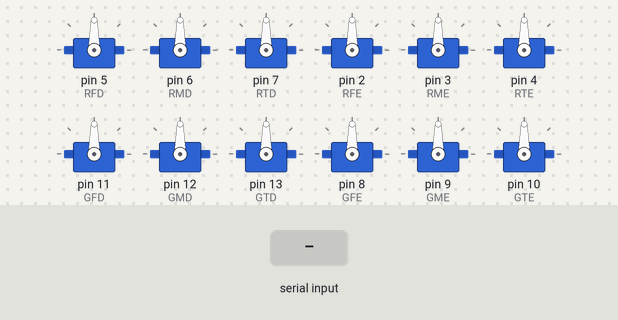
This sketch was run on a simulated Arduino Uno, built with avr-gcc and run on an emulated ATmega328P. Shown: 12 × servo. The inputs (shaded band) are chosen by the test bench. What the sketch prints to the serial monitor is not drawn.

Above: at 1.2 s.
1.3 s: "f" received over the second serial link
At 2.3 s:
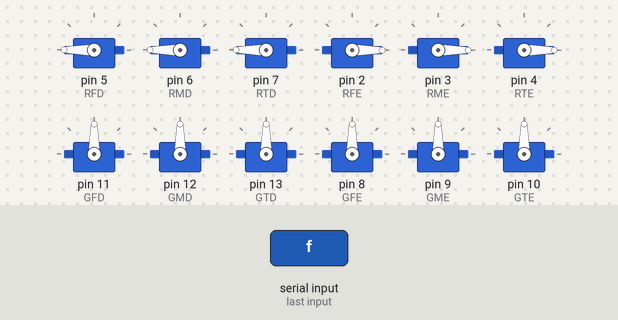
2.8 s: "r" received over the second serial link
At 3.5 s:
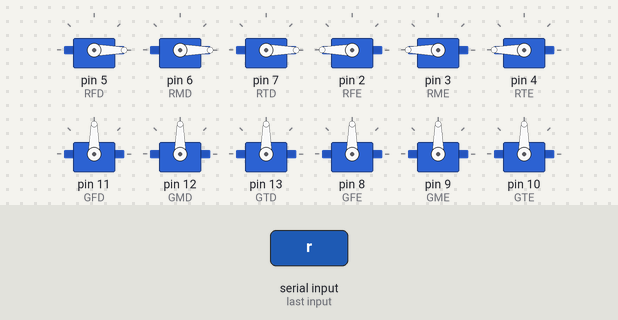
4.3 s: "e" received over the second serial link
At 4.6 s:
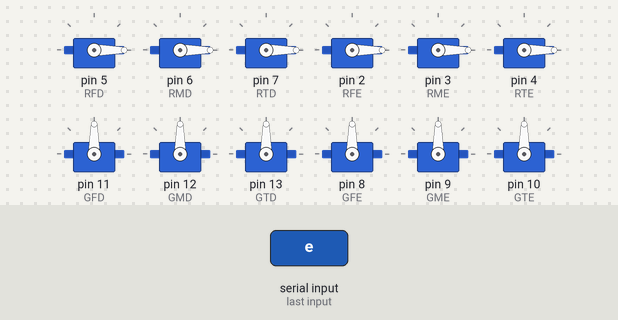
5.8 s: "d" received over the second serial link
At 7.0 s:
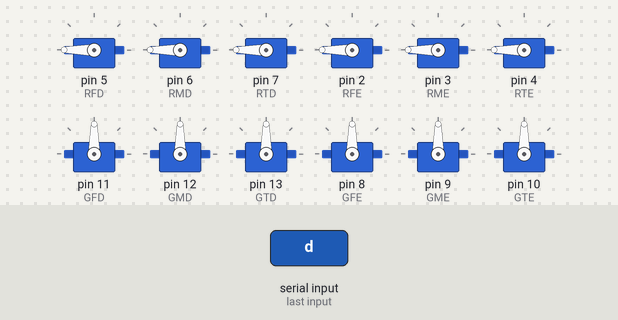
Timing chart, 0 to 8.3 s (numbered marks = the images above; inputs shaded):
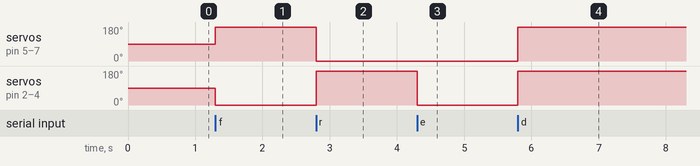

Measured:
- after the input at 1.3 s, servo on pin 5 (RFD), servo on pin 6 (RMD), servo on pin 7 (RTD): 90° → 180° at once; servo on pin 2 (RFE), servo on pin 3 (RME), servo on pin 4 (RTE): 90° → 0° at once
- after the input at 2.8 s, servo on pin 5 (RFD), servo on pin 6 (RMD), servo on pin 7 (RTD): 180° → 0° at once; servo on pin 2 (RFE), servo on pin 3 (RME), servo on pin 4 (RTE): 0° → 180° at once
- after the input at 4.3 s, servo on pin 2 (RFE), servo on pin 3 (RME), servo on pin 4 (RTE): 180° → 0° at once
- after the input at 5.8 s, servo on pin 5 (RFD), servo on pin 6 (RMD), servo on pin 7 (RTD), servo on pin 2 (RFE), servo on pin 3 (RME), servo on pin 4 (RTE): 0° → 180° at once

The sketch:

stair_climbing_wheelchair.ino
```cpp
#include <Servo.h>
#include <SoftwareSerial.h>
//definicao bluetooth
#define RX 0
#define TX 1
//definicao das portas utilizadas
#define RFE 2 //roda frontal esquerda porta 0
#define RME 3 //roda meio esquerda porta 1
#define RTE 4 //roda traseira esquerda porta 2
#define RFD 5 //roda frontal direita porta 3
#define RMD 6 //roda meio direita porta 4
#define RTD 7 //roda traseira direita porta 5
#define GFE 8 //giro frontal esquerda porta 6
#define GME 9 //giro meio esquerda porta 7
#define GTE 10 //giro traseira esquerda porta 8
#define GFD 11 //giro frontal direita porta 9
#define GMD 12 //giro meio direita porta 10
#define GTD 13 //giro traseira direita porta 11
SoftwareSerial bluetooth(RX, TX); // RX, TX
//servos
Servo ServoRFD;
Servo ServoRMD;
Servo ServoRTD;
Servo ServoRFE;
Servo ServoRME;
Servo ServoRTE;
Servo ServoGFD;
Servo ServoGMD;
Servo ServoGTD;
Servo ServoGFE;
Servo ServoGME;
Servo ServoGTE;
int hor = 0; //sentido horario
int anti = 180;
int pare = 90;
int leitura = 0;
char posicao = 'n';
void setup ()
{
  ServoRFD.attach(RFD);
ServoRMD.attach(RMD);
ServoRTD.attach(RTD);
ServoRFE.attach(RFE);
ServoRME.attach(RME);
ServoRTE.attach(RTE);
ServoGFD.attach(GFD);
ServoGMD.attach(GMD);
ServoGTD.attach(GTD);
ServoGFE.attach(GFE);
ServoGME.attach(GME);
ServoGTE.attach(GTE);
Serial.begin(9600); // Inicializa a serial nativa do Arduino
bluetooth.begin(9600); // Inicializa a serial via software (Onde está conectado o nosso módulo bluetooth)
alinhado();
parado();
}
void verificaBluetooth() { // Verifica se existe algum dado a ser lido da serial
if (bluetooth.available()) { // verifica se existem bytes a serem lidos da porta serial virtual
char dados = bluetooth.read(); // Lê 1 byte da porta serial
Serial.print(dados); // Mostra esse dado lido na porta serial
if (dados == 'p') { // Se o byte lido for igual a p
parado();
}
else if (dados == 'f'){
// Se o byte lido for igual a f
andar();
//delay faz o prototipo andar por por um meio segundo
delay(500);
}
else if (dados == 'r'){
// Se o byte lido for igual a r
re();
//delay faz o prototipo andar por por um meio segundo
delay(500);
}
else if (dados == 'e'){
// Se o byte lido for igual a e
esquerda();
//delay faz o prototipo andar por por um meio segundo
delay(200);
}
else if (dados == 'd'){
// Se o byte lido for igual a d
direita();
//delay faz o prototipo andar por por um meio segundo
delay(200);
}
else if (dados == 'a'){
// Se o byte lido for igual a a
alinhado();
}
}
}
void loop()
{
verificaBluetooth();
}
void re()
{
if(posicao == 'n'){
ServoRFD.write(hor);
ServoRMD.write(hor);
ServoRTD.write(hor);
ServoRFE.write(anti);
ServoRME.write(anti);
ServoRTE.write(anti);
}
else if(posicao == 'e' || posicao == 'd'){
ServoRFD.write(anti);
ServoRMD.write(anti);
ServoRTD.write(anti);
ServoRFE.write(anti);
ServoRME.write(anti);
ServoRTE.write(anti);
}
}
void parado() {
ServoRFD.write(pare);
ServoRMD.write(pare);
ServoRTD.write(pare);
ServoRFE.write(pare);
ServoRME.write(pare);
ServoRTE.write(pare);
}
void andar()
{
if(posicao == 'n'){
ServoRFD.write(anti);
ServoRMD.write(anti);
ServoRTD.write(anti);
ServoRFE.write(hor);
ServoRME.write(hor);
ServoRTE.write(hor);
}
else if(posicao == 'e' || posicao == 'd'){
ServoRFD.write(hor);
ServoRMD.write(hor);
ServoRTD.write(hor);
ServoRFE.write(hor);
ServoRME.write(hor);
ServoRTE.write(hor);
}
}
void alinhado()
{
ServoGFD.write(90);
ServoGMD.write(90);
ServoGTD.write(90);
ServoGFE.write(90);
ServoGME.write(90);
ServoGTE.write(90);
posicao = 'n';
}
void esquerda()
{
ServoRFD.write(hor);
ServoRMD.write(hor);
ServoRTD.write(hor);
ServoRFE.write(hor);
ServoRME.write(hor);
ServoRTE.write(hor);
}
void direita()
{
ServoRFD.write(anti);
ServoRMD.write(anti);
ServoRTD.write(anti);
ServoRFE.write(anti);
ServoRME.write(anti);
ServoRTE.write(anti);
}
```
